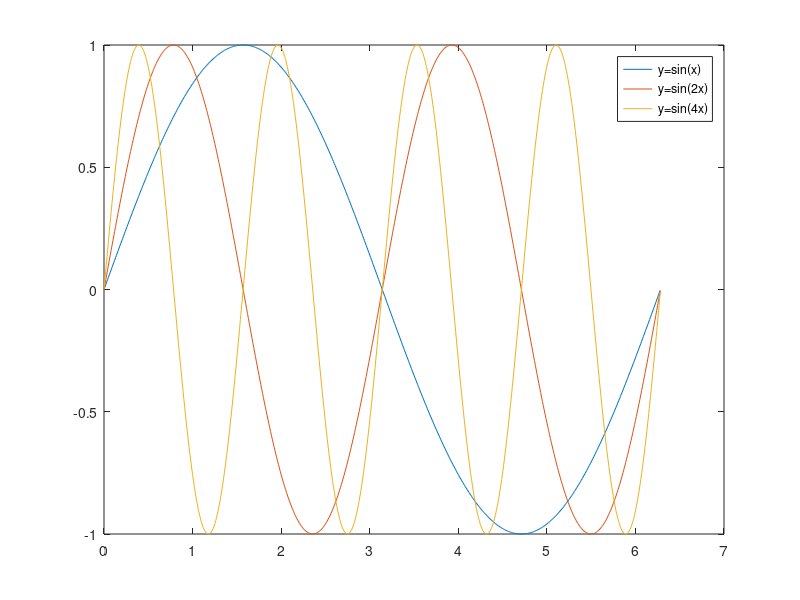

Write MATLAB code to recreate this figure.

x = 0:.01:2*pi;
y1 = sin(x);
y2 = sin(2*x);
y3 = sin(4*x);
plot(x, [y1; y2; y3])
legend('y=sin(x)', 'y=sin(2x)','y=sin(4x)')
